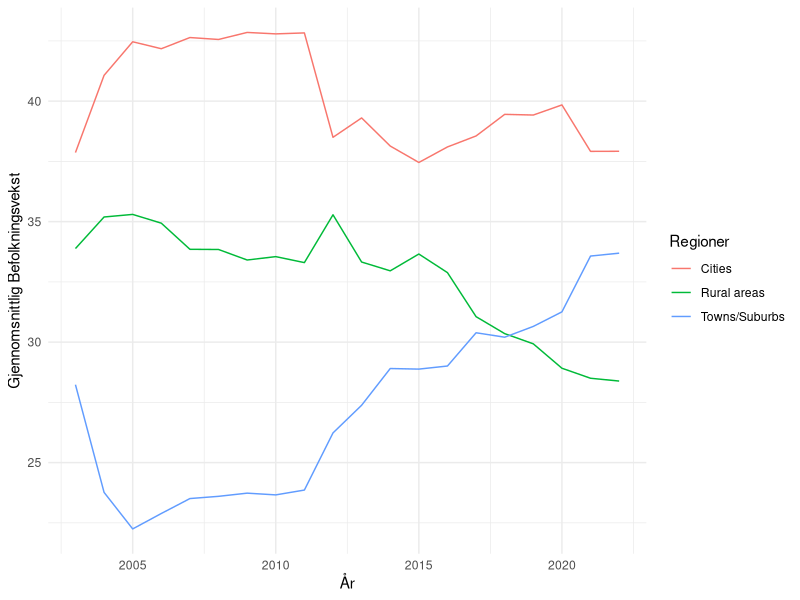
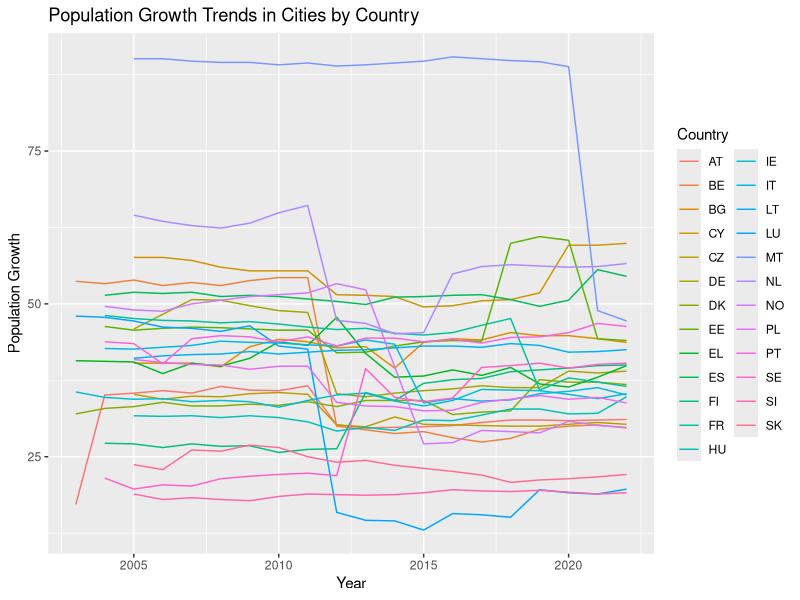
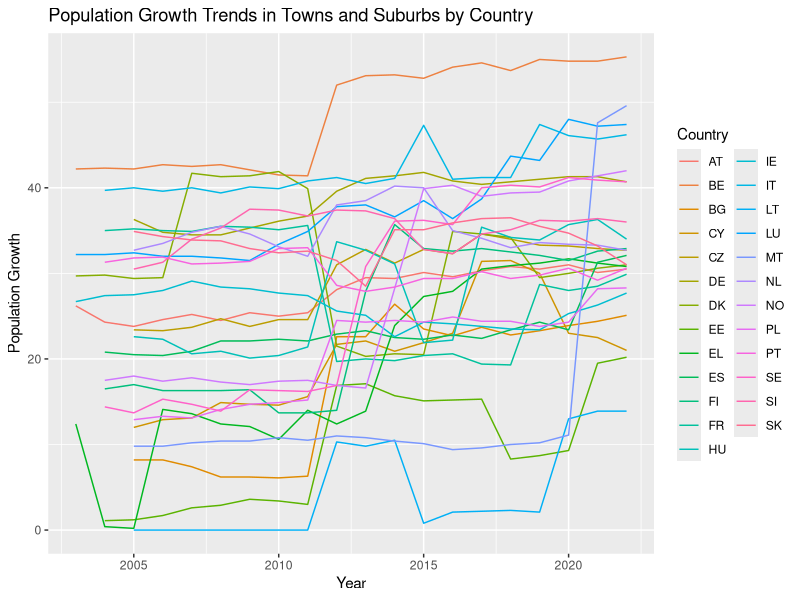
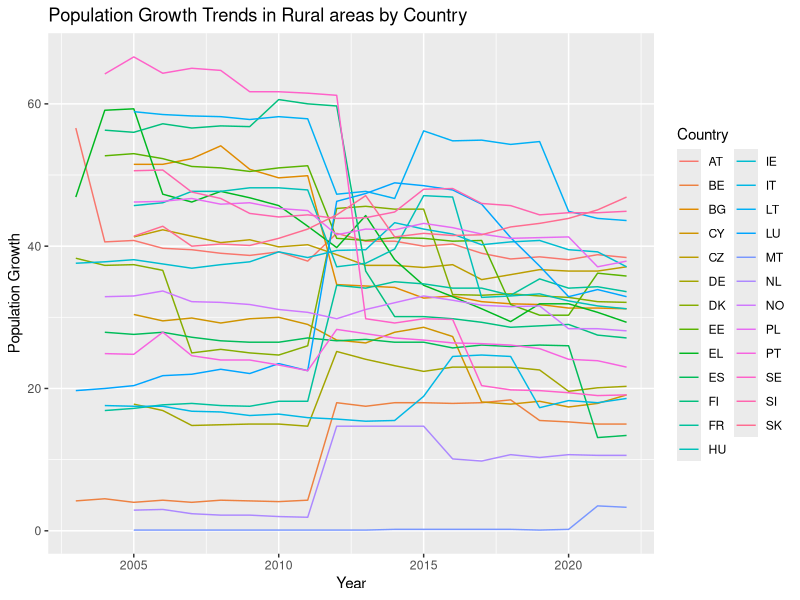
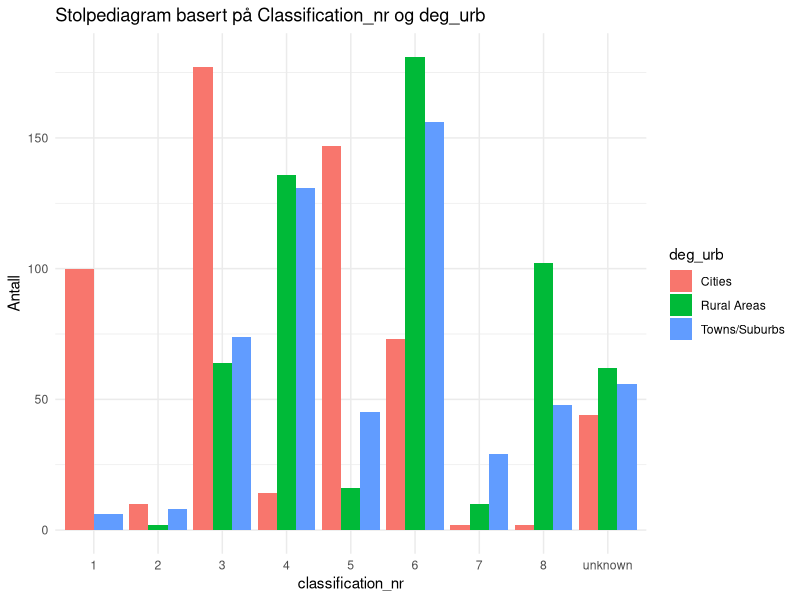

Reproduce these figures in R, in order.
## ---- chunk 1
#| label: setup 
#| echo: false
#| output: false
#| message: false
library(tidyverse)
library(readxl)
library(dplyr)
library(ggplot2)
library(flextable)
## ---- chunk 2
#| echo: false
#| message: false
data <- read_csv("ilc_lvho01__custom_9371289_linear.csv") 
## ---- chunk 3
#| echo: false
data <- data |>
  select(geo, deg_urb, TIME_PERIOD, OBS_VALUE) |>
  filter(!(geo %in% c("LV", "MK", "HR", "RO", "RS", "CH", "AL", "IS"))) |>
  mutate(deg_urb = case_when(
    deg_urb == "DEG1" ~ "Cities",
    deg_urb == "DEG2" ~ "Towns/Suburbs",
    deg_urb == "DEG3" ~ "Rural areas"
  ))
## ---- chunk 4
#| echo: false
#| message: false
#| label: fig-gjsnitt-befolkning
#| fig-cap: "Gjennomsnittlig befolkningsvekst i perioden 2003-2022 fordelt på regioninndelingen cities, towns/suburbs og rural areas."

data %>%
  group_by(deg_urb, TIME_PERIOD) %>%
  summarise(mean_value = mean(OBS_VALUE)) %>%
  ggplot(aes(x = TIME_PERIOD, y = mean_value, color = deg_urb)) +
  geom_line() +
  labs(x = "År",
       y = "Gjennomsnittlig Befolkningsvekst",
       color = "Regioner") +
  theme_minimal()

## ---- chunk 5
#| echo: false
subset_deg1 <- data |> 
  filter(deg_urb == "Cities")
## ---- chunk 6
#| echo: false
#| label: tbl-summary-deg1
#| tbl-cap: "Deskriptiv statistikk for befolkning i `Cities´-regioner"
summary_deg1 <- subset_deg1 %>%
  summarise(
    min = min(OBS_VALUE),
    median = median(OBS_VALUE),
    mean = mean(OBS_VALUE),
    max = max(OBS_VALUE),
    variance = var(OBS_VALUE),
    std.dev = sd(OBS_VALUE)
  ) %>%
  flextable() |> 
  width(1, width = 3.5) |> 
  width(2, width = 1.5)

summary_deg1
## ---- chunk 7
#| echo: false
subset_deg2 <- data |> 
  filter(deg_urb == "Towns/Suburbs")
## ---- chunk 8
#| echo: false
#| label: tbl-summary-deg2
#| tbl-cap: "Deskriptiv statistikk for befolkning i `Towns and Suburbs´-regioner"
summary_deg2 <- subset_deg2 %>%
  summarise(
    min = min(OBS_VALUE),
    median = median(OBS_VALUE),
    mean = mean(OBS_VALUE),
    max = max(OBS_VALUE),
    variance = var(OBS_VALUE),
    std.dev = sd(OBS_VALUE)
  ) %>%
  flextable() |> 
  width(1, width = 3.5) |> 
  width(2, width = 1.5)

summary_deg2
## ---- chunk 9
#| echo: false
subset_deg3 <- data |> 
  filter(deg_urb == "Rural areas")
## ---- chunk 10
#| echo: false
#| label: tbl-summary-deg3
#| tbl-cap: "Deskriptiv statistikk for befolkning i `Rural areas´-regioner"
summary_deg3 <- subset_deg3 %>%
  summarise(
    min = min(OBS_VALUE),
    median = median(OBS_VALUE),
    mean = mean(OBS_VALUE),
    max = max(OBS_VALUE),
    variance = var(OBS_VALUE),
    std.dev = sd(OBS_VALUE)
  ) %>%
  flextable() |> 
  width(1, width = 3.5) |> 
  width(2, width = 1.5)

summary_deg3
## ---- chunk 11
#| echo: false
cities_plot <- data |> 
  filter(deg_urb == "Cities") |> 
  ggplot(aes(x = TIME_PERIOD, y = OBS_VALUE, color = geo)) +
  geom_line() +
  labs(title = "Population Growth Trends in Cities by Country",
       x = "Year",
       y = "Population Growth",
       color = "Country")

print(cities_plot)
## ---- chunk 12
#| echo: false
towns_suburbs_plot <- data |> 
  filter(deg_urb == "Towns/Suburbs") |> 
  ggplot(aes(x = TIME_PERIOD, y = OBS_VALUE, color = geo)) +
  geom_line() +
  labs(title = "Population Growth Trends in Towns and Suburbs by Country",
       x = "Year",
       y = "Population Growth",
       color = "Country")

print(towns_suburbs_plot)
## ---- chunk 13
#| echo: false
rural_plot <- data |> 
  filter(deg_urb == "Rural areas") |> 
  ggplot(aes(x = TIME_PERIOD, y = OBS_VALUE, color = geo)) +
  geom_line() +
  labs(title = "Population Growth Trends in Rural areas by Country",
       x = "Year",
       y = "Population Growth",
       color = "Country")

print(rural_plot)
## ---- chunk 14
#| echo: false
#| message: false
data1 <- arbeidskraft <- read_csv("arbeidskraft.csv") |> 
  select(arbeidsvekst = OBS_VALUE, geo, age, deg_urb, TIME_PERIOD)

data2 <- arbeidsledighet1 <- read_csv("arbeidsledighet1.csv") |> 
  select(arbeidsledig = OBS_VALUE, geo,age, deg_urb, TIME_PERIOD)

data3 <- huspris <- read_csv("huspris.csv") |> 
  select(huspris = OBS_VALUE, geo, deg_urb, TIME_PERIOD)
## ---- chunk 15
#| echo: false
arbeidsvekst <- data1 |>
  filter(age == "Y15-64") |>
  mutate(deg_urb = case_when(
    deg_urb == "DEG1" ~ "Cities",
    deg_urb == "DEG2" ~ "Towns/Suburbs",
    deg_urb == "DEG3" ~ "Rural Areas",
    TRUE ~ as.character(deg_urb)  # Beholder andre verdier uendret
  ))
## ---- chunk 16
#| echo: false
arbeidsledige <- data2 |> 
  filter(age == "Y15-64") |>
  mutate(deg_urb = case_when(
    deg_urb == "DEG1" ~ "Cities",
    deg_urb == "DEG2" ~ "Towns/Suburbs",
    deg_urb == "DEG3" ~ "Rural Areas",
    TRUE ~ as.character(deg_urb)  # Beholder andre verdier uendret
  ))
## ---- chunk 17
#| echo: false
huspris <- data3 |> 
  mutate(deg_urb = case_when(
    deg_urb == "DEG1" ~ "Cities",
    deg_urb == "DEG2" ~ "Towns/Suburbs",
    deg_urb == "DEG3" ~ "Rural Areas",
    TRUE ~ as.character(deg_urb)  # Beholder andre verdier uendret
  ))
## ---- chunk 18
#| echo: false
join <- arbeidsvekst |> 
  left_join(arbeidsledige, join_by(geo, TIME_PERIOD, deg_urb))

join1 <- join |> 
  left_join(huspris, join_by(geo, TIME_PERIOD, deg_urb))

maindata <- join1 |> 
  left_join(data, join_by(geo, TIME_PERIOD, deg_urb))
## ---- chunk 19
#| echo: false
maindata <- maindata %>%
  group_by(geo, TIME_PERIOD) %>%
  mutate(arb.ledig.geo.mean = mean(arbeidsledig, na.rm = TRUE), huspris.geo.mean = mean(huspris, na.rm = TRUE), arb.vekst.geo.mena = mean(arbeidsvekst, na.rm = TRUE))

## ---- chunk 20
#| echo: false
maindata <- maindata %>%
  mutate(classification = case_when(
    arbeidsledig > arb.ledig.geo.mean & arbeidsvekst > arb.vekst.geo.mena & huspris > huspris.geo.mean ~ "1.høy arbeisledighet, høy arbeidsvekst, høy huspris",
    arbeidsledig > arb.ledig.geo.mean & arbeidsvekst > arb.vekst.geo.mena & huspris <= huspris.geo.mean ~ "2.høy arbeisledighet, høy arbeidsvekst, lav huspris",
    arbeidsledig > arb.ledig.geo.mean & arbeidsvekst <= arb.vekst.geo.mena & huspris > huspris.geo.mean ~ "3.høy arbeisledighet, lav arbeidsvekst, høy huspris",
    arbeidsledig > arb.ledig.geo.mean & arbeidsvekst <= arb.vekst.geo.mena & huspris <= huspris.geo.mean ~ "4.høy arbeisledighet, lav arbeidsvekst, lav huspris",
    arbeidsledig <= arb.ledig.geo.mean & arbeidsvekst > arb.vekst.geo.mena & huspris > huspris.geo.mean ~ "5.lav arbeisledighet, høy arbeidsvekst, høy huspris",
    arbeidsledig <= arb.ledig.geo.mean & arbeidsvekst > arb.vekst.geo.mena & huspris <= huspris.geo.mean ~ "6.lav arbeisledighet, høy arbeidsvekst, lav huspris",
    arbeidsledig <= arb.ledig.geo.mean & arbeidsvekst <= arb.vekst.geo.mena & huspris > huspris.geo.mean ~ "7.lav arbeisledighet, lav arbeidsvekst, høy huspris",
    arbeidsledig <= arb.ledig.geo.mean & arbeidsvekst <= arb.vekst.geo.mena & huspris <= huspris.geo.mean ~ "8. lav arbeisledighet, lav arbeidsvekst, lav huspris",
    TRUE ~ "unknown")
  )
## ---- chunk 21
#| echo: false
maindata <- maindata %>%
  mutate(classification_nr = case_when(
    arbeidsledig > arb.ledig.geo.mean & arbeidsvekst > arb.vekst.geo.mena & huspris > huspris.geo.mean ~ "1",
    arbeidsledig > arb.ledig.geo.mean & arbeidsvekst > arb.vekst.geo.mena & huspris <= huspris.geo.mean ~ "2",
    arbeidsledig > arb.ledig.geo.mean & arbeidsvekst <= arb.vekst.geo.mena & huspris > huspris.geo.mean ~ "3",
    arbeidsledig > arb.ledig.geo.mean & arbeidsvekst <= arb.vekst.geo.mena & huspris <= huspris.geo.mean ~ "4",
    arbeidsledig <= arb.ledig.geo.mean & arbeidsvekst > arb.vekst.geo.mena & huspris > huspris.geo.mean ~ "5",
    arbeidsledig <= arb.ledig.geo.mean & arbeidsvekst > arb.vekst.geo.mena & huspris <= huspris.geo.mean ~ "6",
    arbeidsledig <= arb.ledig.geo.mean & arbeidsvekst <= arb.vekst.geo.mena & huspris > huspris.geo.mean ~ "7",
    arbeidsledig <= arb.ledig.geo.mean & arbeidsvekst <= arb.vekst.geo.mena & huspris <= huspris.geo.mean ~ "8",
    TRUE ~ "unknown")
  )
## ---- chunk 22
#| echo: false
#| label: fig-stolpediagram
#| fig-cap: "Stolpediagram basert på klassifiseringe og regioninndeling."
# Lag stolpediagram
stolpediagram <- ggplot(maindata, aes(x = as.factor(classification_nr), fill = deg_urb)) +
  geom_bar(position = "dodge", stat = "count") +
  labs(title = "Stolpediagram basert på Classification_nr og deg_urb",
       x = "classification_nr",
       y = "Antall") +
  theme_minimal()

# Vis stolpediagrammet
print(stolpediagram)
